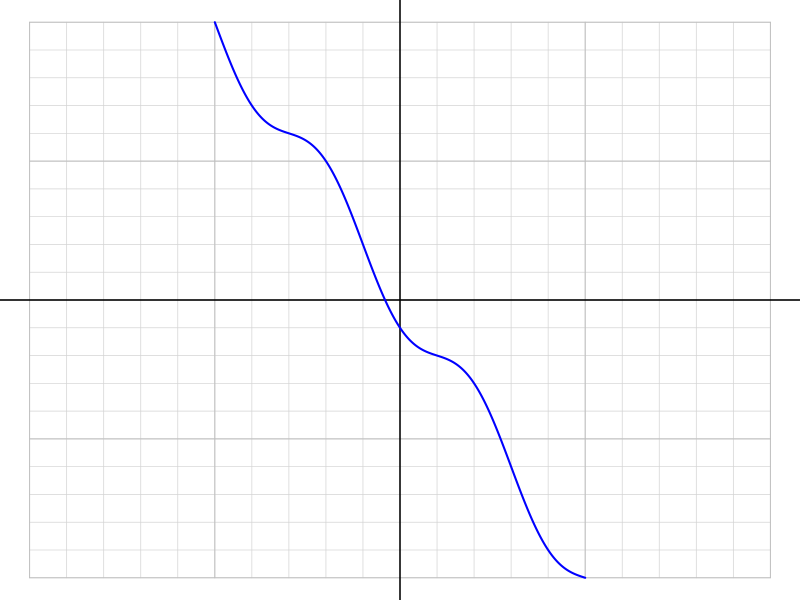

The R source for this figure:
## ---- chunk 1




while(T){
  h = sample(-4:4,1)
  k = sample(-4:4,1)
  m = sample(1:2,1)*sample(c(-1,1),1)
  x = seq(-10,10,0.001)
  y = m*(x-h)+sin((x-h)*pi/2)+k
  xp = sample(1:10,1)*sample(c(-1,1),1)
  yp = y[x==xp]
  yp2 = y[x==-xp]
  if(abs(yp)<10 && abs(yp2)<10 && yp!=0 && y[x==0]!=0 && abs(yp)!=abs(yp2)){
    break
  }
}

divisor = paste0("x-",xp,collapse="")
divisor = gsub("--","+",divisor,fixed=T)

## ---- chunk 2
par(mar=c(0,0,0,0))
plot(0,0,"n",xlim=c(-10,10),ylim=c(-10,10),axes=F,ann=F)
for(i in c(-10:-1,1:10)){
  lines(c(-10,10),c(i,i),col="lightgrey",lwd=0.7)
  lines(c(i,i),c(-10,10),col="lightgrey",lwd=0.7)
}
for(i in c(-10,-5,5,10)){
  lines(c(-10,10),c(i,i),col="grey",lwd=0.9)
  lines(c(i,i),c(-10,10),col="grey",lwd=0.9)
}
abline(h=0,lwd=1.5)
abline(v=0,lwd=1.5)

lines(x[abs(y)<=10],y[abs(y)<=10],col="blue",lwd=2)
